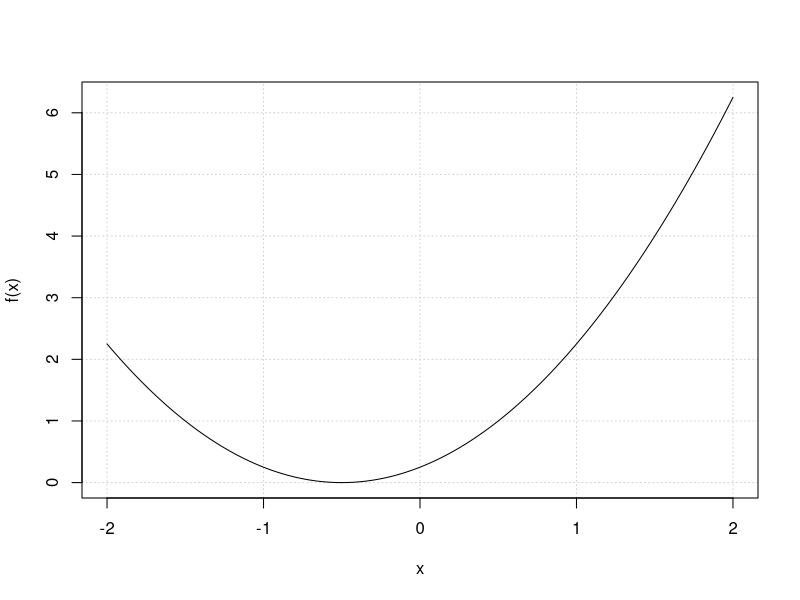
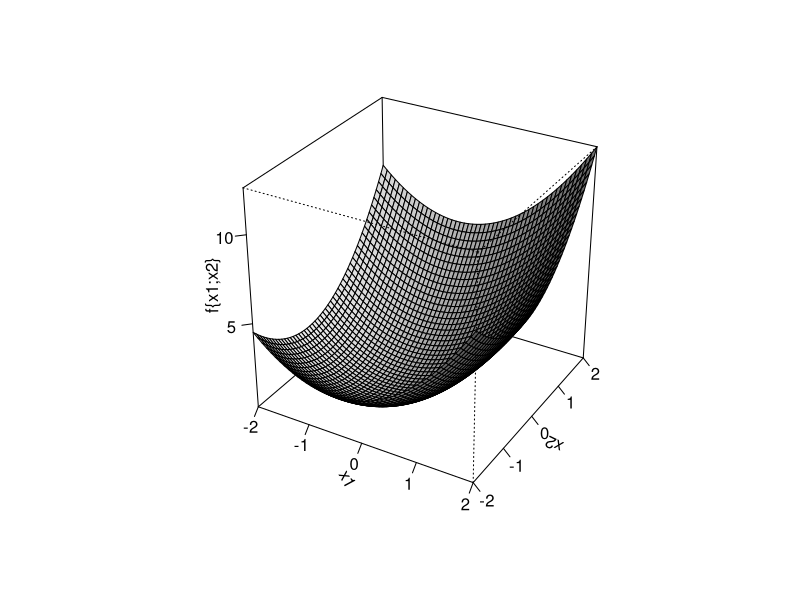

The R source for these figures, in order:
#Função que plota o gráfico em 2 dimensões
f2.teste <- function(){
    x<-seq(-2.0 , 2.0,length=200)
    f<-function(x) {
        ( (x + 0.5) ^2 )}

    y<-f(x)
    plot(x, y, type = "l", xlab="x", ylab = "f(x)", panel.first = grid())
}

f2.teste()


#Função que plota o gráfico em 3 dimensões
f2.teste2 <- function(){
    x1<-seq(-2.0 , 2.0,length=50)
    x2<-x1
    f<-function(x1,x2) {
        ( (x1+0.5)^2 + (x2+0.5)^2 )}

    z<-outer(x1,x2, f)

    persp(x1,x2,z,theta=30,phi=30, ltheta=90,shade=0.50,ticktype="detailed",d=5, zlab = "f{x1;x2}")
    #persp(x1,x2,z,theta=30,phi=30, ltheta=90,shade=0.50,ticktype="detailed",d=5, zlab = "", xlab = "", ylab = "")
}

f2.teste2()

